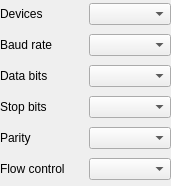
<?xml version="1.0" encoding="UTF-8"?>
<ui version="4.0">
 <class>SAKWebSocketClientToolBoxUiController</class>
 <widget class="QWidget" name="SAKWebSocketClientToolBoxUiController">
  <property name="geometry">
   <rect>
    <x>0</x>
    <y>0</y>
    <width>171</width>
    <height>186</height>
   </rect>
  </property>
  <property name="windowTitle">
   <string/>
  </property>
  <layout class="QGridLayout" name="gridLayout">
   <property name="leftMargin">
    <number>0</number>
   </property>
   <property name="topMargin">
    <number>0</number>
   </property>
   <property name="rightMargin">
    <number>0</number>
   </property>
   <property name="bottomMargin">
    <number>0</number>
   </property>
   <item row="0" column="1">
    <widget class="QComboBox" name="comboBoxPortNames"/>
   </item>
   <item row="0" column="0">
    <widget class="QLabel" name="label_2">
     <property name="text">
      <string>Devices</string>
     </property>
    </widget>
   </item>
   <item row="2" column="1">
    <widget class="QComboBox" name="comboBoxDataBits"/>
   </item>
   <item row="3" column="1">
    <widget class="QComboBox" name="comboBoxStopBits"/>
   </item>
   <item row="4" column="1">
    <widget class="QComboBox" name="comboBoxParity"/>
   </item>
   <item row="1" column="1">
    <widget class="QComboBox" name="comboBoxBaudRate"/>
   </item>
   <item row="5" column="1">
    <widget class="QComboBox" name="comboBoxFlowControl"/>
   </item>
   <item row="1" column="0">
    <widget class="QLabel" name="label">
     <property name="text">
      <string>Baud rate</string>
     </property>
    </widget>
   </item>
   <item row="2" column="0">
    <widget class="QLabel" name="label_3">
     <property name="text">
      <string>Data bits</string>
     </property>
    </widget>
   </item>
   <item row="3" column="0">
    <widget class="QLabel" name="label_4">
     <property name="text">
      <string>Stop bits</string>
     </property>
    </widget>
   </item>
   <item row="4" column="0">
    <widget class="QLabel" name="label_5">
     <property name="text">
      <string>Parity</string>
     </property>
    </widget>
   </item>
   <item row="5" column="0">
    <widget class="QLabel" name="label_6">
     <property name="text">
      <string>Flow control</string>
     </property>
    </widget>
   </item>
  </layout>
 </widget>
 <resources/>
 <connections/>
</ui>
